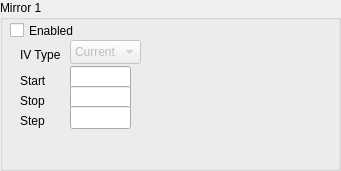
   <widget class="QGroupBox" name="groupBox">
    <property name="geometry">
     <rect>
      <x>20</x>
      <y>70</y>
      <width>341</width>
      <height>171</height>
     </rect>
    </property>
    <property name="title">
     <string>Mirror 1</string>
    </property>
    <widget class="QCheckBox" name="mirror1_check">
     <property name="geometry">
      <rect>
       <x>10</x>
       <y>20</y>
       <width>79</width>
       <height>21</height>
      </rect>
     </property>
     <property name="text">
      <string>Enabled</string>
     </property>
    </widget>
    <widget class="QLabel" name="label_5">
     <property name="geometry">
      <rect>
       <x>20</x>
       <y>70</y>
       <width>53</width>
       <height>21</height>
      </rect>
     </property>
     <property name="text">
      <string>Start</string>
     </property>
    </widget>
    <widget class="QLabel" name="label_6">
     <property name="geometry">
      <rect>
       <x>20</x>
       <y>91</y>
       <width>53</width>
       <height>20</height>
      </rect>
     </property>
     <property name="text">
      <string>Stop</string>
     </property>
    </widget>
    <widget class="QLabel" name="label_7">
     <property name="geometry">
      <rect>
       <x>20</x>
       <y>110</y>
       <width>53</width>
       <height>21</height>
      </rect>
     </property>
     <property name="text">
      <string>Step</string>
     </property>
    </widget>
    <widget class="QLineEdit" name="mirror1_start_text">
     <property name="geometry">
      <rect>
       <x>70</x>
       <y>66</y>
       <width>61</width>
       <height>23</height>
      </rect>
     </property>
    </widget>
    <widget class="QLineEdit" name="mirror1_stop_text">
     <property name="geometry">
      <rect>
       <x>70</x>
       <y>86</y>
       <width>61</width>
       <height>23</height>
      </rect>
     </property>
    </widget>
    <widget class="QLineEdit" name="mirror1_step_text">
     <property name="geometry">
      <rect>
       <x>70</x>
       <y>106</y>
       <width>61</width>
       <height>23</height>
      </rect>
     </property>
    </widget>
    <widget class="QLabel" name="label_8">
     <property name="geometry">
      <rect>
       <x>20</x>
       <y>45</y>
       <width>53</width>
       <height>20</height>
      </rect>
     </property>
     <property name="text">
      <string>IV Type</string>
     </property>
    </widget>
    <widget class="QComboBox" name="mirror1_type_combo">
     <property name="enabled">
      <bool>false</bool>
     </property>
     <property name="geometry">
      <rect>
       <x>70</x>
       <y>40</y>
       <width>71</width>
       <height>24</height>
      </rect>
     </property>
     <item>
      <property name="text">
       <string>Current</string>
      </property>
     </item>
     <item>
      <property name="text">
       <string>Voltage</string>
      </property>
     </item>
    </widget>
    <widget class="QWidget" name="verticalLayoutWidget">
     <property name="geometry">
      <rect>
       <x>150</x>
       <y>30</y>
       <width>171</width>
       <height>131</height>
      </rect>
     </property>
     <layout class="QVBoxLayout" name="mirror1_plot_layout"/>
    </widget>
   </widget>
